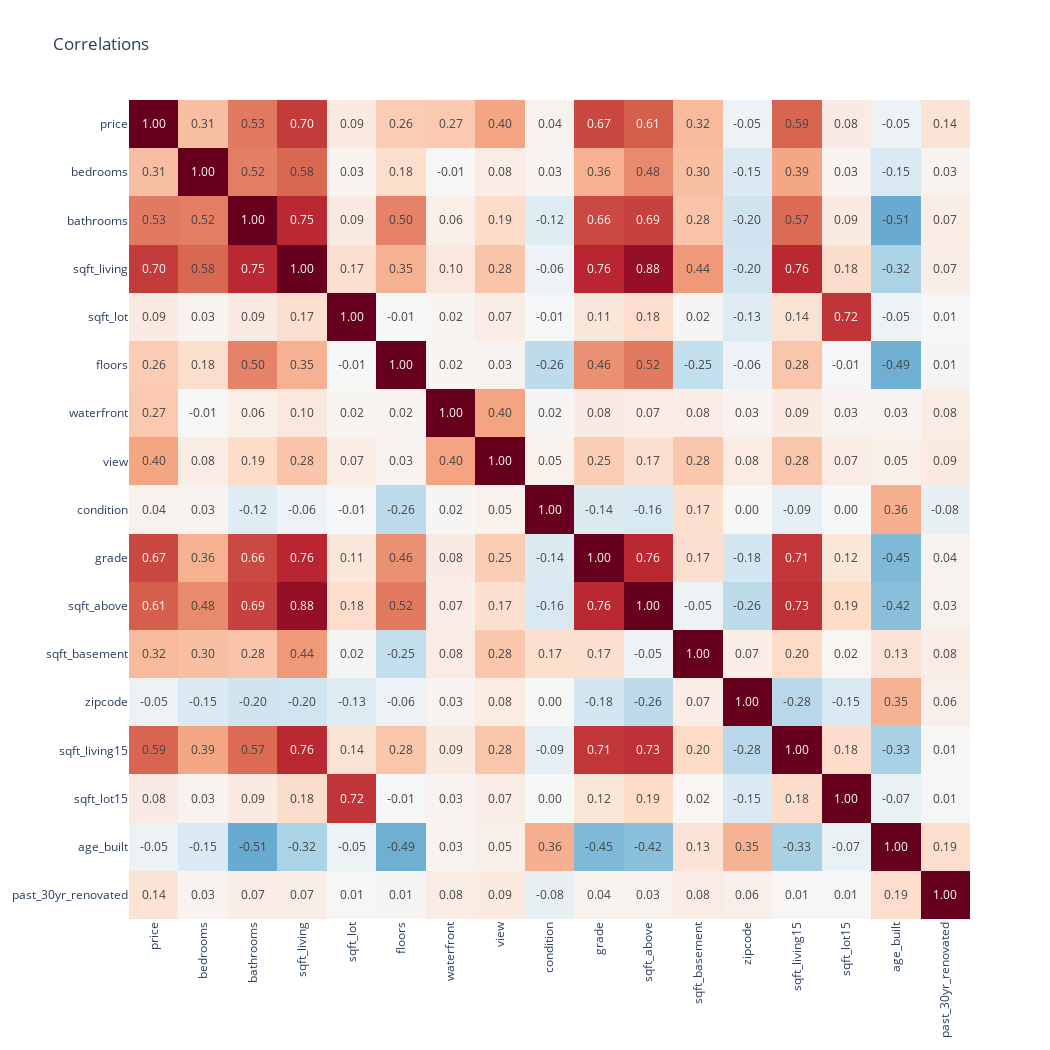

The cell this chart's notebook holds for it:
### Code cell
# Feature correlations

d_plot = d
col_names = d.columns
corr = np.flip(np.corrcoef(d_plot[col_names], rowvar=False), 0)
fig = go.Figure()
fig.add_trace(
    go.Heatmap(
        x=col_names,
        y=col_names[::-1],
        z=corr,
        zmin=-1,
        zmax=1,
        zauto=False,
        name="",
        colorscale="RdBu_r",
        showscale=False,
        text=corr,
        texttemplate="%{text:0.2f}",
        textfont={"size": 12},
    )
)
fig.update_traces(hovertemplate="x: %{x}" + "<br>y: %{y}" + "<br>value: %{z:0.3f}")
fig.update_layout(
    template="plotly_white",
    width=200 + 50 * corr.shape[0],
    height=200 + 50 * corr.shape[0],
    title="Correlations",
)
fig.update_xaxes(tickangle=270)
fig.show()

### Figure 1 — Plotly figure (JSON) as saved in the notebook; plotly's stock layout.template omitted (floating-point values rounded to 4 significant figures; data arrays with more than 128 entries replaced by an {"elided": "..."} marker saying what was removed)
{"data": [{"colorscale": [[0, "rgb(5,48,97)"], [0.1, "rgb(33,102,172)"], [0.2, "rgb(67,147,195)"], [0.3, "rgb(146,197,222)"], [0.4, "rgb(209,229,240)"], [0.5, "rgb(247,247,247)"], [0.6, "rgb(253,219,199)"], [0.7, "rgb(244,165,130)"], [0.8, "rgb(214,96,77)"], [0.9, "rgb(178,24,43)"], [1, "rgb(103,0,31)"]], "hovertemplate": "x: %{x}<br>y: %{y}<br>value: %{z:0.3f}", "name": "", "showscale": false, "text": {"elided": "17x17 float values"}, "textfont": {"size": 12}, "texttemplate": "%{text:0.2f}", "type": "heatmap", "x": ["price", "bedrooms", "bathrooms", "sqft_living", "sqft_lot", "floors", "waterfront", "view", "condition", "grade", "sqft_above", "sqft_basement", "zipcode", "sqft_living15", "sqft_lot15", "age_built", "past_30yr_renovated"], "y": ["past_30yr_renovated", "age_built", "sqft_lot15", "sqft_living15", "zipcode", "sqft_basement", "sqft_above", "grade", "condition", "view", "waterfront", "floors", "sqft_lot", "sqft_living", "bathrooms", "bedrooms", "price"], "z": {"elided": "17x17 float values"}, "zauto": false, "zmax": 1, "zmin": -1}], "layout": {"height": 1050, "title": {"text": "Correlations"}, "width": 1050, "xaxis": {"tickangle": -90}}}
